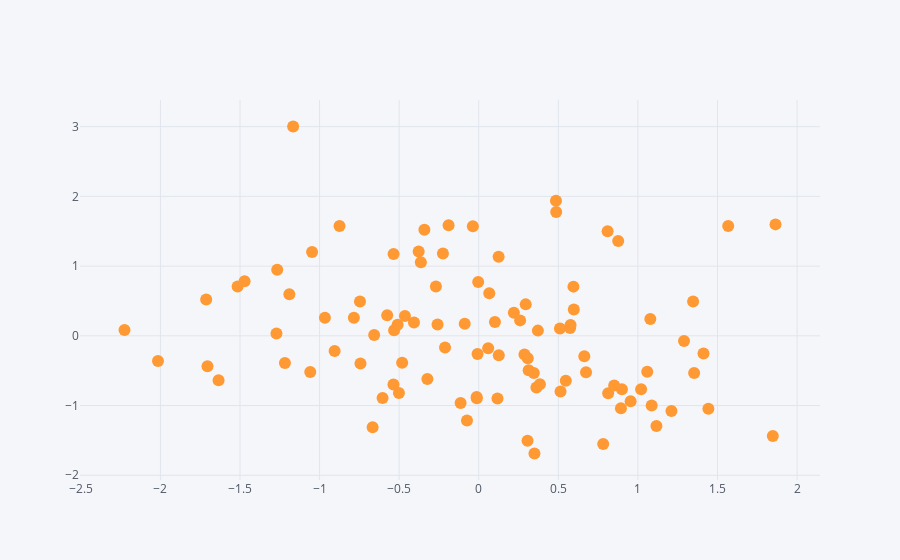

This figure's notebook cell:
### Code cell
df.iplot(kind='scatter',x='a',y='b',mode="markers")
